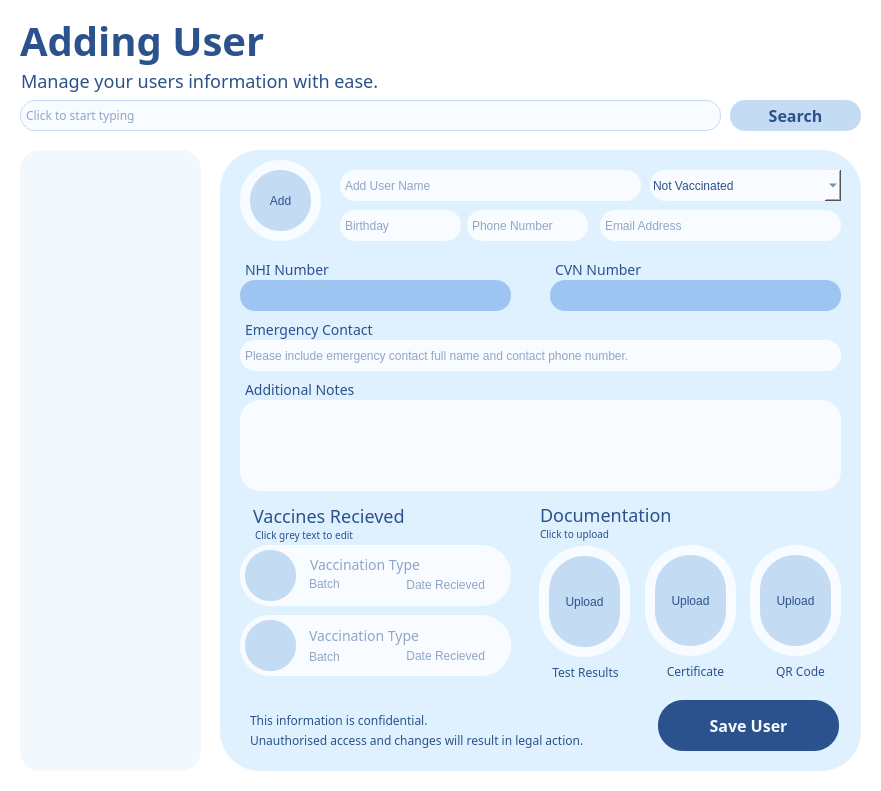
     <widget class="QFrame" name="userHomeDisplayFrameAP">
      <property name="geometry">
       <rect>
        <x>220</x>
        <y>0</y>
        <width>881</width>
        <height>791</height>
       </rect>
      </property>
      <property name="styleSheet">
       <string notr="true">background: white;</string>
      </property>
      <property name="frameShape">
       <enum>QFrame::NoFrame</enum>
      </property>
      <property name="frameShadow">
       <enum>QFrame::Raised</enum>
      </property>
      <widget class="QLabel" name="homeSubHeadingAP">
       <property name="geometry">
        <rect>
         <x>21</x>
         <y>55</y>
         <width>481</width>
         <height>51</height>
        </rect>
       </property>
       <property name="font">
        <font>
         <family>Avenir Next</family>
         <pointsize>-1</pointsize>
         <weight>25</weight>
         <bold>false</bold>
        </font>
       </property>
       <property name="styleSheet">
        <string notr="true">font-weight: 200;
font-size: 18px;
color: #2B528C;
background: rgba(104, 160, 229, 0.00);
</string>
       </property>
       <property name="text">
        <string>Manage your users information with ease. </string>
       </property>
      </widget>
      <widget class="QLabel" name="homeTitleAP">
       <property name="geometry">
        <rect>
         <x>20</x>
         <y>15</y>
         <width>511</width>
         <height>50</height>
        </rect>
       </property>
       <property name="font">
        <font>
         <family>Arial Rounded MT Bold</family>
         <pointsize>-1</pointsize>
         <weight>62</weight>
         <bold>true</bold>
        </font>
       </property>
       <property name="styleSheet">
        <string notr="true">font-weight: 500;
font-size: 40px;
color:#2B528C;
background: rgba(104, 160, 229, 0.00);
</string>
       </property>
       <property name="text">
        <string>Adding User</string>
       </property>
      </widget>
      <widget class="QFrame" name="userInfoFrameAP">
       <property name="geometry">
        <rect>
         <x>220</x>
         <y>150</y>
         <width>641</width>
         <height>621</height>
        </rect>
       </property>
       <property name="styleSheet">
        <string notr="true">background: #DFF1FE;
border-radius: 40px;</string>
       </property>
       <property name="frameShape">
        <enum>QFrame::StyledPanel</enum>
       </property>
       <property name="frameShadow">
        <enum>QFrame::Raised</enum>
       </property>
       <widget class="QLabel" name="labelNHIAP">
        <property name="geometry">
         <rect>
          <x>25</x>
          <y>110</y>
          <width>101</width>
          <height>20</height>
         </rect>
        </property>
        <property name="font">
         <font>
          <family>Avenir Next</family>
          <pointsize>-1</pointsize>
          <weight>25</weight>
          <bold>false</bold>
         </font>
        </property>
        <property name="styleSheet">
         <string notr="true">font-weight: 200;
font-size: 14px;
color:#2B528C;
background: rgba(254, 206, 103, 0.00);
</string>
        </property>
        <property name="text">
         <string>NHI Number</string>
        </property>
       </widget>
       <widget class="QLabel" name="labelEmergencyAP">
        <property name="geometry">
         <rect>
          <x>25</x>
          <y>170</y>
          <width>321</width>
          <height>20</height>
         </rect>
        </property>
        <property name="font">
         <font>
          <family>Avenir Next</family>
          <pointsize>-1</pointsize>
          <weight>25</weight>
          <bold>false</bold>
         </font>
        </property>
        <property name="styleSheet">
         <string notr="true">font-weight: 200;
font-size: 14px;
color:#2B528C;
background: rgba(254, 206, 103, 0.00);</string>
        </property>
        <property name="text">
         <string>Emergency Contact</string>
        </property>
       </widget>
       <widget class="QLabel" name="labelAdditionalNotesAP">
        <property name="geometry">
         <rect>
          <x>25</x>
          <y>230</y>
          <width>321</width>
          <height>20</height>
         </rect>
        </property>
        <property name="font">
         <font>
          <family>Avenir Next</family>
          <pointsize>-1</pointsize>
          <weight>25</weight>
          <bold>false</bold>
         </font>
        </property>
        <property name="styleSheet">
         <string notr="true">font-weight: 200;
font-size: 14px;
color:#2B528C;
background: rgba(254, 206, 103, 0.00);</string>
        </property>
        <property name="text">
         <string>Additional Notes</string>
        </property>
       </widget>
       <widget class="QLabel" name="addUserPictureAP">
        <property name="geometry">
         <rect>
          <x>20</x>
          <y>10</y>
          <width>81</width>
          <height>81</height>
         </rect>
        </property>
        <property name="styleSheet">
         <string notr="true">background: rgba(248, 251, 255, 0.99);
border-radius: 40px;</string>
        </property>
        <property name="text">
         <string/>
        </property>
       </widget>
       <widget class="QLabel" name="labelCVNAP">
        <property name="geometry">
         <rect>
          <x>335</x>
          <y>110</y>
          <width>281</width>
          <height>20</height>
         </rect>
        </property>
        <property name="font">
         <font>
          <family>Avenir Next</family>
          <pointsize>-1</pointsize>
          <weight>25</weight>
          <bold>false</bold>
         </font>
        </property>
        <property name="styleSheet">
         <string notr="true">font-weight: 200;
font-size: 14px;
color:#2B528C;
background: rgba(254, 206, 103, 0.00);</string>
        </property>
        <property name="text">
         <string>CVN Number</string>
        </property>
       </widget>
       <widget class="QLabel" name="labelVaccinesAP">
        <property name="geometry">
         <rect>
          <x>33</x>
          <y>350</y>
          <width>181</width>
          <height>31</height>
         </rect>
        </property>
        <property name="font">
         <font>
          <family>Arial Rounded MT Bold</family>
          <pointsize>-1</pointsize>
          <weight>25</weight>
          <bold>false</bold>
         </font>
        </property>
        <property name="styleSheet">
         <string notr="true">font-weight: 200;
font-size: 18px;
color:#2B528C;
background: rgba(254, 206, 103, 0.00);</string>
        </property>
        <property name="text">
         <string>Vaccines Recieved</string>
        </property>
        <property name="alignment">
         <set>Qt::AlignLeading|Qt::AlignLeft|Qt::AlignVCenter</set>
        </property>
       </widget>
       <widget class="QLabel" name="labelDocumentationAP">
        <property name="geometry">
         <rect>
          <x>320</x>
          <y>349</y>
          <width>211</width>
          <height>31</height>
         </rect>
        </property>
        <property name="font">
         <font>
          <family>Arial Rounded MT Bold</family>
          <pointsize>-1</pointsize>
          <weight>25</weight>
          <bold>false</bold>
         </font>
        </property>
        <property name="styleSheet">
         <string notr="true">font-weight: 200;
font-size: 18px;
color:#2B528C;
background: rgba(254, 206, 103, 0.00);</string>
        </property>
        <property name="text">
         <string>Documentation</string>
        </property>
        <property name="alignment">
         <set>Qt::AlignLeading|Qt::AlignLeft|Qt::AlignVCenter</set>
        </property>
       </widget>
       <widget class="QFrame" name="vaccineDose1FrameAP">
        <property name="geometry">
         <rect>
          <x>20</x>
          <y>395</y>
          <width>271</width>
          <height>61</height>
         </rect>
        </property>
        <property name="styleSheet">
         <string notr="true">background: #F8FBFF;
border-radius: 30px;</string>
        </property>
        <property name="frameShape">
         <enum>QFrame::StyledPanel</enum>
        </property>
        <property name="frameShadow">
         <enum>QFrame::Raised</enum>
        </property>
        <widget class="QLabel" name="vaccineIcon1FrameAP">
         <property name="geometry">
          <rect>
           <x>5</x>
           <y>5</y>
           <width>51</width>
           <height>51</height>
          </rect>
         </property>
         <property name="styleSheet">
          <string notr="true">background: #C4DBF4;
border-radius: 25px;</string>
         </property>
         <property name="text">
          <string/>
         </property>
         <property name="alignment">
          <set>Qt::AlignCenter</set>
         </property>
        </widget>
        <widget class="QLabel" name="imgVaccineIcon1AP">
         <property name="geometry">
          <rect>
           <x>19</x>
           <y>15</y>
           <width>21</width>
           <height>31</height>
          </rect>
         </property>
         <property name="styleSheet">
          <string notr="true">background: #C4DBF4;
border-radius: 20px;</string>
         </property>
         <property name="text">
          <string/>
         </property>
         <property name="pixmap">
          <pixmap resource="Resources.qrc">:/res/images/iconVaccine.png</pixmap>
         </property>
         <property name="scaledContents">
          <bool>true</bool>
         </property>
         <property name="alignment">
          <set>Qt::AlignCenter</set>
         </property>
        </widget>
        <widget class="QLineEdit" name="add1stDoseNameAP">
         <property name="geometry">
          <rect>
           <x>68</x>
           <y>8</y>
           <width>191</width>
           <height>24</height>
          </rect>
         </property>
         <property name="font">
          <font>
           <family>Arial Rounded MT Bold</family>
           <pointsize>-1</pointsize>
           <weight>37</weight>
           <bold>false</bold>
          </font>
         </property>
         <property name="styleSheet">
          <string notr="true">font-weight: 300;
font-size: 14px;
color:#2B528C;

</string>
         </property>
         <property name="text">
          <string/>
         </property>
         <property name="alignment">
          <set>Qt::AlignLeading|Qt::AlignLeft|Qt::AlignVCenter</set>
         </property>
         <property name="placeholderText">
          <string>Vaccination Type</string>
         </property>
        </widget>
        <widget class="QLineEdit" name="add1stDoseBatchAP">
         <property name="geometry">
          <rect>
           <x>67</x>
           <y>27</y>
           <width>61</width>
           <height>24</height>
          </rect>
         </property>
         <property name="styleSheet">
          <string notr="true">font-weight: 200;
font-size: 12px;
color:#2B528C;

</string>
         </property>
         <property name="text">
          <string/>
         </property>
         <property name="placeholderText">
          <string>Batch</string>
         </property>
        </widget>
        <widget class="QLineEdit" name="add1stDoseDateAP">
         <property name="geometry">
          <rect>
           <x>156</x>
           <y>30</y>
           <width>91</width>
           <height>20</height>
          </rect>
         </property>
         <property name="styleSheet">
          <string notr="true">font-weight: 200;
font-size: 12px;
color:#2B528C;

</string>
         </property>
         <property name="text">
          <string/>
         </property>
         <property name="alignment">
          <set>Qt::AlignRight|Qt::AlignTrailing|Qt::AlignVCenter</set>
         </property>
         <property name="placeholderText">
          <string>Date Recieved</string>
         </property>
        </widget>
        <zorder>vaccineIcon1FrameAP</zorder>
        <zorder>imgVaccineIcon1AP</zorder>
        <zorder>add1stDoseBatchAP</zorder>
        <zorder>add1stDoseDateAP</zorder>
        <zorder>add1stDoseNameAP</zorder>
       </widget>
       <widget class="QPushButton" name="pbSaveAP">
        <property name="geometry">
         <rect>
          <x>438</x>
          <y>550</y>
          <width>181</width>
          <height>51</height>
         </rect>
        </property>
        <property name="font">
         <font>
          <family>Arial Rounded MT Bold</family>
          <pointsize>-1</pointsize>
          <weight>62</weight>
          <bold>true</bold>
         </font>
        </property>
        <property name="styleSheet">
         <string notr="true">QPushButton{
background: #2B528C;
font-weight: 500;
border-radius: 25px;
color:  rgba(248, 251, 255, 0.99);
border-color: rgba(104, 160, 229, 0.33);
font-size: 16px; 
}
QPushButton:hover
{
font-size: 18px;
}</string>
        </property>
        <property name="text">
         <string>Save User</string>
        </property>
       </widget>
       <widget class="QLabel" name="labelConfidentialAP">
        <property name="geometry">
         <rect>
          <x>30</x>
          <y>560</y>
          <width>201</width>
          <height>21</height>
         </rect>
        </property>
        <property name="font">
         <font>
          <family>Avenir Next</family>
          <pointsize>-1</pointsize>
          <weight>25</weight>
          <bold>false</bold>
         </font>
        </property>
        <property name="styleSheet">
         <string notr="true">font-weight: 200;
font-size: 12px;
color:#2B528C;
background: rgba(254, 206, 103, 0.00);

</string>
        </property>
        <property name="text">
         <string>This information is confidential.</string>
        </property>
       </widget>
       <widget class="QLabel" name="labelUnauthorisedAP">
        <property name="geometry">
         <rect>
          <x>30</x>
          <y>580</y>
          <width>381</width>
          <height>21</height>
         </rect>
        </property>
        <property name="font">
         <font>
          <family>Avenir Next</family>
          <pointsize>-1</pointsize>
          <weight>25</weight>
          <bold>false</bold>
         </font>
        </property>
        <property name="styleSheet">
         <string notr="true">font-weight: 200;
font-size: 12px;
color:#2B528C;
background: rgba(254, 206, 103, 0.00);
</string>
        </property>
        <property name="text">
         <string>Unauthorised access and changes will result in legal action.</string>
        </property>
       </widget>
       <widget class="QLineEdit" name="addUserNHIAP">
        <property name="geometry">
         <rect>
          <x>20</x>
          <y>130</y>
          <width>271</width>
          <height>31</height>
         </rect>
        </property>
        <property name="styleSheet">
         <string notr="true">QLineEdit
{background: rgba(104, 160, 229, 0.55);
border-radius: 15;
border-color: rgba(104, 160, 229, 0.33);
color:#2B528C;
font-size: 12px; 
padding-left: 3px;}</string>
        </property>
       </widget>
       <widget class="QLineEdit" name="addUserCVNAP">
        <property name="geometry">
         <rect>
          <x>330</x>
          <y>130</y>
          <width>291</width>
          <height>31</height>
         </rect>
        </property>
        <property name="styleSheet">
         <string notr="true">QLineEdit
{background: rgba(104, 160, 229, 0.55);
border-radius: 15;
border-color: rgba(104, 160, 229, 0.33);
color:#2B528C;
font-size: 12px; 
padding-left: 3px;}</string>
        </property>
       </widget>
       <widget class="QLineEdit" name="addUserEmergencyAP">
        <property name="geometry">
         <rect>
          <x>20</x>
          <y>190</y>
          <width>601</width>
          <height>31</height>
         </rect>
        </property>
        <property name="styleSheet">
         <string notr="true">QLineEdit
{background: #F8FBFF;
border-radius: 15;
border-color: rgba(104, 160, 229, 0.33);
color: #2B528C;
font-size: 12px; 
padding-left: 3px;}</string>
        </property>
        <property name="placeholderText">
         <string>Please include emergency contact full name and contact phone number.</string>
        </property>
       </widget>
       <widget class="QPlainTextEdit" name="addNotesAP">
        <property name="geometry">
         <rect>
          <x>20</x>
          <y>250</y>
          <width>601</width>
          <height>91</height>
         </rect>
        </property>
        <property name="styleSheet">
         <string notr="true">background: #F8FBFF;
border-radius: 20;
border-color: rgba(104, 160, 229, 0.33);
color:#2B528C;
font-size: 12px; 
padding-left: 5px;</string>
        </property>
       </widget>
       <widget class="QLineEdit" name="addUserDOBAP">
        <property name="geometry">
         <rect>
          <x>120</x>
          <y>60</y>
          <width>121</width>
          <height>31</height>
         </rect>
        </property>
        <property name="styleSheet">
         <string notr="true">QLineEdit
{background: #F8FBFF;
border-radius: 15;
border-color: rgba(104, 160, 229, 0.33);
color: #2B528C;
font-size: 12px; 
padding-left: 3px;}</string>
        </property>
        <property name="placeholderText">
         <string>Birthday</string>
        </property>
       </widget>
       <widget class="QLineEdit" name="addUserPhoneAP">
        <property name="geometry">
         <rect>
          <x>247</x>
          <y>60</y>
          <width>121</width>
          <height>31</height>
         </rect>
        </property>
        <property name="styleSheet">
         <string notr="true">QLineEdit
{background: #F8FBFF;
border-radius: 15;
border-color: rgba(104, 160, 229, 0.33);
color: #2B528C;
font-size: 12px; 
padding-left: 3px;}</string>
        </property>
        <property name="placeholderText">
         <string>Phone Number</string>
        </property>
       </widget>
       <widget class="QLineEdit" name="addUserEmailAP">
        <property name="geometry">
         <rect>
          <x>380</x>
          <y>60</y>
          <width>241</width>
          <height>31</height>
         </rect>
        </property>
        <property name="styleSheet">
         <string notr="true">QLineEdit
{background: #F8FBFF;
border-radius: 15;
border-color: rgba(104, 160, 229, 0.33);
color: #2B528C;
font-size: 12px; 
padding-left: 3px;}</string>
        </property>
        <property name="placeholderText">
         <string>Email Address</string>
        </property>
       </widget>
       <widget class="QLabel" name="labelTestResultsAP">
        <property name="geometry">
         <rect>
          <x>320</x>
          <y>512</y>
          <width>91</width>
          <height>20</height>
         </rect>
        </property>
        <property name="font">
         <font>
          <family>Avenir Next</family>
          <pointsize>-1</pointsize>
          <weight>25</weight>
          <bold>false</bold>
         </font>
        </property>
        <property name="styleSheet">
         <string notr="true">font-weight: 200;
font-size: 12px;
color:#2B528C;
background: rgba(254, 206, 103, 0.00);
</string>
        </property>
        <property name="text">
         <string>Test Results</string>
        </property>
        <property name="alignment">
         <set>Qt::AlignCenter</set>
        </property>
       </widget>
       <widget class="QLabel" name="labelCertificateAP">
        <property name="geometry">
         <rect>
          <x>430</x>
          <y>511</y>
          <width>91</width>
          <height>20</height>
         </rect>
        </property>
        <property name="font">
         <font>
          <family>Avenir Next</family>
          <pointsize>-1</pointsize>
          <weight>25</weight>
          <bold>false</bold>
         </font>
        </property>
        <property name="styleSheet">
         <string notr="true">font-weight: 200;
font-size: 12px;
color:#2B528C;
background: rgba(254, 206, 103, 0.00);
</string>
        </property>
        <property name="text">
         <string>Certificate</string>
        </property>
        <property name="alignment">
         <set>Qt::AlignCenter</set>
        </property>
       </widget>
       <widget class="QLabel" name="labelQRCodeAP">
        <property name="geometry">
         <rect>
          <x>540</x>
          <y>511</y>
          <width>81</width>
          <height>20</height>
         </rect>
        </property>
        <property name="font">
         <font>
          <family>Avenir Next</family>
          <pointsize>-1</pointsize>
          <weight>25</weight>
          <bold>false</bold>
         </font>
        </property>
        <property name="styleSheet">
         <string notr="true">font-weight: 200;
font-size: 12px;
color:#2B528C;
background: rgba(254, 206, 103, 0.00);
</string>
        </property>
        <property name="text">
         <string>QR Code</string>
        </property>
        <property name="alignment">
         <set>Qt::AlignCenter</set>
        </property>
       </widget>
       <widget class="QFrame" name="vaccineDose2FrameAP">
        <property name="geometry">
         <rect>
          <x>20</x>
          <y>465</y>
          <width>271</width>
          <height>61</height>
         </rect>
        </property>
        <property name="styleSheet">
         <string notr="true">background: #F8FBFF;
border-radius: 30px;</string>
        </property>
        <property name="frameShape">
         <enum>QFrame::StyledPanel</enum>
        </property>
        <property name="frameShadow">
         <enum>QFrame::Raised</enum>
        </property>
        <widget class="QLabel" name="vaccineIcon2FrameAP">
         <property name="geometry">
          <rect>
           <x>5</x>
           <y>5</y>
           <width>51</width>
           <height>51</height>
          </rect>
         </property>
         <property name="styleSheet">
          <string notr="true">background: #C4DBF4;
border-radius: 25px;</string>
         </property>
         <property name="text">
          <string/>
         </property>
         <property name="alignment">
          <set>Qt::AlignCenter</set>
         </property>
        </widget>
        <widget class="QLabel" name="imgVaccineIcon2AP">
         <property name="geometry">
          <rect>
           <x>19</x>
           <y>15</y>
           <width>21</width>
           <height>31</height>
          </rect>
         </property>
         <property name="styleSheet">
          <string notr="true">background: #C4DBF4;
border-radius: 20px;</string>
         </property>
         <property name="text">
          <string/>
         </property>
         <property name="pixmap">
          <pixmap resource="Resources.qrc">:/res/images/iconVaccine.png</pixmap>
         </property>
         <property name="scaledContents">
          <bool>true</bool>
         </property>
         <property name="alignment">
          <set>Qt::AlignCenter</set>
         </property>
        </widget>
        <widget class="QLineEdit" name="add2ndDoseNameAP">
         <property name="geometry">
          <rect>
           <x>67</x>
           <y>9</y>
           <width>191</width>
           <height>24</height>
          </rect>
         </property>
         <property name="font">
          <font>
           <family>Arial Rounded MT Bold</family>
           <pointsize>-1</pointsize>
           <weight>37</weight>
           <bold>false</bold>
          </font>
         </property>
         <property name="styleSheet">
          <string notr="true">font-weight: 300;
font-size: 14px;
color:#2B528C;

</string>
         </property>
         <property name="text">
          <string/>
         </property>
         <property name="alignment">
          <set>Qt::AlignLeading|Qt::AlignLeft|Qt::AlignVCenter</set>
         </property>
         <property name="placeholderText">
          <string>Vaccination Type</string>
         </property>
        </widget>
        <widget class="QLineEdit" name="add2ndDoseBatchAP">
         <property name="geometry">
          <rect>
           <x>67</x>
           <y>30</y>
           <width>61</width>
           <height>24</height>
          </rect>
         </property>
         <property name="styleSheet">
          <string notr="true">font-weight: 200;
font-size: 12px;
color:#2B528C;

</string>
         </property>
         <property name="text">
          <string/>
         </property>
         <property name="placeholderText">
          <string>Batch</string>
         </property>
        </widget>
        <widget class="QLineEdit" name="add2ndDoseDateAP">
         <property name="geometry">
          <rect>
           <x>156</x>
           <y>31</y>
           <width>91</width>
           <height>20</height>
          </rect>
         </property>
         <property name="styleSheet">
          <string notr="true">font-weight: 200;
font-size: 12px;
color:#2B528C;

</string>
         </property>
         <property name="text">
          <string/>
         </property>
         <property name="alignment">
          <set>Qt::AlignRight|Qt::AlignTrailing|Qt::AlignVCenter</set>
         </property>
         <property name="placeholderText">
          <string>Date Recieved</string>
         </property>
        </widget>
       </widget>
       <widget class="QLabel" name="labelClickUploadAP">
        <property name="geometry">
         <rect>
          <x>320</x>
          <y>373</y>
          <width>131</width>
          <height>21</height>
         </rect>
        </property>
        <property name="font">
         <font>
          <family>Avenir Next</family>
          <pointsize>-1</pointsize>
          <weight>25</weight>
          <bold>false</bold>
         </font>
        </property>
        <property name="styleSheet">
         <string notr="true">font-weight: 200;
font-size: 10px;
color:#2B528C;
background: rgba(254, 206, 103, 0.00);
</string>
        </property>
        <property name="text">
         <string>Click to upload</string>
        </property>
       </widget>
       <widget class="QPushButton" name="pbAddUserPictureAP">
        <property name="geometry">
         <rect>
          <x>30</x>
          <y>20</y>
          <width>61</width>
          <height>61</height>
         </rect>
        </property>
        <property name="styleSheet">
         <string notr="true">background: #C4DBF4;
border-radius: 30px;
font-weight: 200;
font-size: 12px;
color:#2B528C;</string>
        </property>
        <property name="text">
         <string>Add</string>
        </property>
       </widget>
       <widget class="QComboBox" name="addVaccStatusAP">
        <property name="geometry">
         <rect>
          <x>430</x>
          <y>20</y>
          <width>191</width>
          <height>31</height>
         </rect>
        </property>
        <property name="styleSheet">
         <string notr="true">QComboBox
{background: #F8FBFF;
border-radius: 15;
color: #2B528C;
font-size: 12px; 
padding-left: 3px;}

</string>
        </property>
        <property name="placeholderText">
         <string/>
        </property>
        <item>
         <property name="text">
          <string>Not Vaccinated</string>
         </property>
        </item>
        <item>
         <property name="text">
          <string>Partially Vaccinated</string>
         </property>
        </item>
        <item>
         <property name="text">
          <string>Vaccinated</string>
         </property>
        </item>
       </widget>
       <widget class="QLineEdit" name="addUserNameAP">
        <property name="geometry">
         <rect>
          <x>120</x>
          <y>20</y>
          <width>301</width>
          <height>31</height>
         </rect>
        </property>
        <property name="styleSheet">
         <string notr="true">QLineEdit
{background: #F8FBFF;
border-radius: 15;
border-color: rgba(104, 160, 229, 0.33);
color: #2B528C;
font-size: 12px; 
padding-left: 3px;}</string>
        </property>
        <property name="text">
         <string/>
        </property>
        <property name="placeholderText">
         <string>Add User Name</string>
        </property>
       </widget>
       <widget class="QLabel" name="labelClickEditAP">
        <property name="geometry">
         <rect>
          <x>35</x>
          <y>374</y>
          <width>171</width>
          <height>21</height>
         </rect>
        </property>
        <property name="font">
         <font>
          <family>Avenir Next</family>
          <pointsize>-1</pointsize>
          <weight>25</weight>
          <bold>false</bold>
         </font>
        </property>
        <property name="styleSheet">
         <string notr="true">font-weight: 200;
font-size: 10px;
color:#2B528C;
background: rgba(254, 206, 103, 0.00);
</string>
        </property>
        <property name="text">
         <string>Click grey text to edit </string>
        </property>
       </widget>
       <widget class="QLabel" name="addQRCodeAP">
        <property name="geometry">
         <rect>
          <x>530</x>
          <y>395</y>
          <width>91</width>
          <height>111</height>
         </rect>
        </property>
        <property name="styleSheet">
         <string notr="true">background: #F8FBFF;
border-radius: 45;
</string>
        </property>
        <property name="text">
         <string/>
        </property>
       </widget>
       <widget class="QPushButton" name="pbAddQRCodeAP">
        <property name="geometry">
         <rect>
          <x>540</x>
          <y>405</y>
          <width>71</width>
          <height>91</height>
         </rect>
        </property>
        <property name="styleSheet">
         <string notr="true">background: #C4DBF4;
border-radius: 35px;
font-weight: 200;
font-size: 12px;
color:#2B528C;</string>
        </property>
        <property name="text">
         <string>Upload</string>
        </property>
       </widget>
       <widget class="QPushButton" name="pbAddTestResultsAP">
        <property name="geometry">
         <rect>
          <x>329</x>
          <y>406</y>
          <width>71</width>
          <height>91</height>
         </rect>
        </property>
        <property name="styleSheet">
         <string notr="true">background: #C4DBF4;
border-radius: 35px;
font-weight: 200;
font-size: 12px;
color:#2B528C;</string>
        </property>
        <property name="text">
         <string>Upload</string>
        </property>
       </widget>
       <widget class="QPushButton" name="pbAddCertificateAP">
        <property name="geometry">
         <rect>
          <x>435</x>
          <y>405</y>
          <width>71</width>
          <height>91</height>
         </rect>
        </property>
        <property name="styleSheet">
         <string notr="true">background: #C4DBF4;
border-radius: 35px;
font-weight: 200;
font-size: 12px;
color:#2B528C;</string>
        </property>
        <property name="text">
         <string>Upload</string>
        </property>
       </widget>
       <widget class="QLabel" name="addCertificateAP">
        <property name="geometry">
         <rect>
          <x>425</x>
          <y>395</y>
          <width>91</width>
          <height>111</height>
         </rect>
        </property>
        <property name="styleSheet">
         <string notr="true">background: #F8FBFF;
border-radius: 45;
</string>
        </property>
        <property name="text">
         <string/>
        </property>
       </widget>
       <widget class="QLabel" name="addTestResultsAP">
        <property name="geometry">
         <rect>
          <x>319</x>
          <y>396</y>
          <width>91</width>
          <height>111</height>
         </rect>
        </property>
        <property name="styleSheet">
         <string notr="true">background: #F8FBFF;
border-radius: 45;
</string>
        </property>
        <property name="text">
         <string/>
        </property>
       </widget>
       <zorder>addTestResultsAP</zorder>
       <zorder>vaccineDose2FrameAP</zorder>
       <zorder>labelNHIAP</zorder>
       <zorder>labelEmergencyAP</zorder>
       <zorder>labelAdditionalNotesAP</zorder>
       <zorder>addUserPictureAP</zorder>
       <zorder>labelCVNAP</zorder>
       <zorder>labelVaccinesAP</zorder>
       <zorder>labelDocumentationAP</zorder>
       <zorder>vaccineDose1FrameAP</zorder>
       <zorder>pbSaveAP</zorder>
       <zorder>labelConfidentialAP</zorder>
       <zorder>labelUnauthorisedAP</zorder>
       <zorder>addUserNHIAP</zorder>
       <zorder>addUserCVNAP</zorder>
       <zorder>addUserEmergencyAP</zorder>
       <zorder>addNotesAP</zorder>
       <zorder>addUserDOBAP</zorder>
       <zorder>addUserPhoneAP</zorder>
       <zorder>addUserEmailAP</zorder>
       <zorder>labelTestResultsAP</zorder>
       <zorder>labelCertificateAP</zorder>
       <zorder>labelQRCodeAP</zorder>
       <zorder>labelClickUploadAP</zorder>
       <zorder>pbAddUserPictureAP</zorder>
       <zorder>addVaccStatusAP</zorder>
       <zorder>addUserNameAP</zorder>
       <zorder>labelClickEditAP</zorder>
       <zorder>addQRCodeAP</zorder>
       <zorder>pbAddTestResultsAP</zorder>
       <zorder>addCertificateAP</zorder>
       <zorder>pbAddCertificateAP</zorder>
       <zorder>pbAddQRCodeAP</zorder>
      </widget>
      <widget class="QPushButton" name="pbSearchAP">
       <property name="geometry">
        <rect>
         <x>730</x>
         <y>100</y>
         <width>131</width>
         <height>31</height>
        </rect>
       </property>
       <property name="font">
        <font>
         <family>Arial Rounded MT Bold</family>
         <pointsize>-1</pointsize>
         <weight>62</weight>
         <bold>true</bold>
        </font>
       </property>
       <property name="styleSheet">
        <string notr="true">QPushButton{
color:#2B528C;
background: #2B528C;
font-weight: 500;
border-radius: 15px;
background: #C4DBF4;
border-color: rgba(104, 160, 229, 0.00);
font-size: 16px; 
}
QPushButton:hover
{
background: rgba(196, 219, 244, 0.77);
}</string>
       </property>
       <property name="text">
        <string>Search</string>
       </property>
      </widget>
      <widget class="QLineEdit" name="editSearchAP">
       <property name="geometry">
        <rect>
         <x>20</x>
         <y>100</y>
         <width>701</width>
         <height>31</height>
        </rect>
       </property>
       <property name="font">
        <font>
         <family>Avenir Next</family>
         <pointsize>-1</pointsize>
        </font>
       </property>
       <property name="styleSheet">
        <string notr="true">QLineEdit
{background: #F8FBFF;
border-radius: 15;
border: 1px solid #C4DBF4;
color: #2B528C;
font-size: 12px; 
padding-left: 3px;}

QLineEdit:hove{
border-color: rgba(104, 160, 229, 0.88);
background: #C4DBF4;
}

QLineEdit:focus{
border: 3px solid rgba(104, 160, 229, 0.88);
}</string>
       </property>
       <property name="placeholderText">
        <string>Click to start typing</string>
       </property>
      </widget>
      <widget class="QListWidget" name="listAllUsersAP">
       <property name="geometry">
        <rect>
         <x>20</x>
         <y>150</y>
         <width>181</width>
         <height>621</height>
        </rect>
       </property>
       <property name="styleSheet">
        <string notr="true">background: #F2F8FC;
border-radius: 20px;
font-weight: 200;
font-size: 14px;
color: #2B528C;
padding-left: 8px;
padding-top: 10px;
padding-right: 8px;
line-height: 3px;
</string>
       </property>
      </widget>
     </widget>
